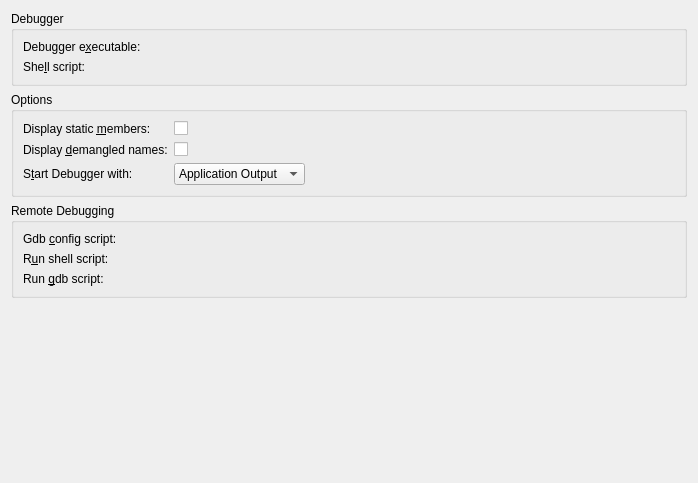
<?xml version="1.0" encoding="UTF-8"?>
<ui version="4.0">
 <class>GdbConfigPage</class>
 <widget class="QWidget" name="GdbConfigPage">
  <property name="geometry">
   <rect>
    <x>0</x>
    <y>0</y>
    <width>698</width>
    <height>483</height>
   </rect>
  </property>
  <property name="windowTitle">
   <string>Debugger Configuration</string>
  </property>
  <property name="toolTip">
   <string/>
  </property>
  <property name="whatsThis">
   <string/>
  </property>
  <layout class="QVBoxLayout" name="verticalLayout">
   <item>
    <widget class="QGroupBox" name="groupBox_3">
     <property name="title">
      <string>Debugger</string>
     </property>
     <layout class="QFormLayout" name="gridLayout">
      <item row="0" column="0">
       <widget class="QLabel" name="gdbPath_label">
        <property name="text">
         <string>Debugger e&amp;xecutable:</string>
        </property>
        <property name="wordWrap">
         <bool>false</bool>
        </property>
        <property name="buddy">
         <cstring>kcfg_gdbPath</cstring>
        </property>
       </widget>
      </item>
      <item row="0" column="1">
       <widget class="KUrlRequester" name="kcfg_gdbPath" native="true">
        <property name="toolTip">
         <string>Gdb executable</string>
        </property>
        <property name="whatsThis">
         <string>To run &quot;gdb&quot; binary from $PATH, leave this field empty. To run custom gdb, for example, for a different architecture, enter the executable name here. You can either run gdb from $PATH, but with a different name (say, &quot;arm-gdb&quot;), by typing the name here, or specify full path to the gdb executable.</string>
        </property>
        <property name="placeholderText" stdset="0">
         <string>Override path to gdb executable</string>
        </property>
       </widget>
      </item>
      <item row="1" column="0">
       <widget class="QLabel" name="debuggingShell_label">
        <property name="toolTip">
         <string>&lt;html&gt;&lt;head/&gt;&lt;body&gt;&lt;p&gt;If you want gdb to be executed by a special shell script, which for example properly sets the library path, insert it here e.g.: /path/to/script.sh --scriptArguments&lt;/p&gt;&lt;p&gt;Note: your script'll be invoked like this: /path/to/script.sh --scriptArguments debugger --debuggerArguments. So script.sh &lt;span style=&quot; font-weight:600;&quot;&gt;must&lt;/span&gt; invoke &amp;quot;debugger&amp;quot; executable manually.&lt;/p&gt;&lt;/body&gt;&lt;/html&gt;</string>
        </property>
        <property name="whatsThis">
         <string/>
        </property>
        <property name="text">
         <string>She&amp;ll script:</string>
        </property>
        <property name="wordWrap">
         <bool>false</bool>
        </property>
        <property name="buddy">
         <cstring>kcfg_debuggingShell</cstring>
        </property>
       </widget>
      </item>
      <item row="1" column="1">
       <widget class="KUrlRequester" name="kcfg_debuggingShell" native="true">
        <property name="toolTip">
         <string>&lt;html&gt;&lt;head/&gt;&lt;body&gt;&lt;p&gt;If you want gdb to be executed by a special shell script, which for example properly sets the library path, insert it here e.g.: /path/to/script.sh --scriptArguments&lt;/p&gt;&lt;p&gt;Note: your script'll be invoked like this: /path/to/script.sh --scriptArguments debugger --debuggerArguments. So script.sh &lt;span style=&quot; font-weight:600;&quot;&gt;must&lt;/span&gt; invoke &amp;quot;debugger&amp;quot; executable manually.&lt;/p&gt;&lt;/body&gt;&lt;/html&gt;</string>
        </property>
        <property name="whatsThis">
         <string>&lt;html&gt;&lt;head/&gt;&lt;body&gt;&lt;p&gt;&lt;br/&gt;&lt;/p&gt;&lt;/body&gt;&lt;/html&gt;</string>
        </property>
       </widget>
      </item>
     </layout>
    </widget>
   </item>
   <item>
    <widget class="QGroupBox" name="groupBox_2">
     <property name="title">
      <string>Options</string>
     </property>
     <layout class="QFormLayout" name="formLayout">
      <property name="fieldGrowthPolicy">
       <enum>QFormLayout::ExpandingFieldsGrow</enum>
      </property>
      <item row="0" column="0">
       <widget class="QLabel" name="label_3">
        <property name="text">
         <string>Display static &amp;members:</string>
        </property>
        <property name="buddy">
         <cstring>kcfg_displayStaticMembers</cstring>
        </property>
       </widget>
      </item>
      <item row="0" column="1">
       <widget class="QCheckBox" name="kcfg_displayStaticMembers">
        <property name="whatsThis">
         <string>Displaying static members makes GDB slower in
producing data within KDE and Qt.
It may change the &quot;signature&quot; of the data
which QString and friends rely on,
but if you need to debug into these values then
check this option.</string>
        </property>
        <property name="text">
         <string/>
        </property>
       </widget>
      </item>
      <item row="1" column="0">
       <widget class="QLabel" name="label_2">
        <property name="text">
         <string>Display &amp;demangled names:</string>
        </property>
        <property name="buddy">
         <cstring>kcfg_asmDemangle</cstring>
        </property>
       </widget>
      </item>
      <item row="1" column="1">
       <widget class="QCheckBox" name="kcfg_asmDemangle">
        <property name="whatsThis">
         <string>When displaying the disassembled code you
can select to see the methods' mangled names.
However, non-mangled names are easier to read.</string>
        </property>
        <property name="text">
         <string/>
        </property>
       </widget>
      </item>
      <item row="2" column="0">
       <widget class="QLabel" name="label">
        <property name="text">
         <string>S&amp;tart Debugger with:</string>
        </property>
        <property name="buddy">
         <cstring>kcfg_startWith</cstring>
        </property>
       </widget>
      </item>
      <item row="2" column="1">
       <widget class="QComboBox" name="kcfg_startWith">
        <item>
         <property name="text">
          <string>Application Output</string>
         </property>
        </item>
        <item>
         <property name="text">
          <string>GDB Console</string>
         </property>
        </item>
        <item>
         <property name="text">
          <string>Frame Stack</string>
         </property>
        </item>
       </widget>
      </item>
     </layout>
    </widget>
   </item>
   <item>
    <widget class="QGroupBox" name="groupBox">
     <property name="whatsThis">
      <string>This script is intended for the actual commands needed to connect to a remotely running executable.
	shell sleep 5	wait for remote program to start
	target remote ...	connect to the remote debugger
	continue	[optional] run debugging to the first breakpoint</string>
     </property>
     <property name="title">
      <string>Remote Debugging</string>
     </property>
     <layout class="QFormLayout">
      <item row="1" column="0">
       <widget class="QLabel" name="runShellScript_label">
        <property name="toolTip">
         <string>&lt;html&gt;&lt;head/&gt;&lt;body&gt;&lt;p&gt;Script to start remote application&lt;/p&gt;&lt;p&gt;&lt;/p&gt;&lt;p&gt;This shell script is run after the Gdb Config script has been sourced by gdb.&lt;/p&gt;&lt;p&gt;It's purpose is to actually start the remote process.&lt;/p&gt;&lt;p&gt;1) Find a way to execute a command remotely - rsh, ssh, telnet, ...&lt;/p&gt;&lt;p&gt;2a) Execute &amp;quot;gdbserver ... application&amp;quot; on target.&lt;/p&gt;&lt;p&gt;or if your executable contains the gdb stub:&lt;/p&gt;&lt;p&gt;2b) Execute &amp;quot;application&amp;quot; on target.&lt;/p&gt;&lt;/body&gt;&lt;/html&gt;</string>
        </property>
        <property name="text">
         <string comment="Shell script to be executed at run time">R&amp;un shell script:</string>
        </property>
        <property name="wordWrap">
         <bool>false</bool>
        </property>
        <property name="buddy">
         <cstring>kcfg_runShellScript</cstring>
        </property>
       </widget>
      </item>
      <item row="1" column="1">
       <widget class="KUrlRequester" name="kcfg_runShellScript" native="true">
        <property name="toolTip">
         <string>&lt;html&gt;&lt;head/&gt;&lt;body&gt;&lt;p&gt;Script to start remote application&lt;/p&gt;&lt;p&gt;&lt;/p&gt;&lt;p&gt;This shell script is run after the Gdb Config script has been sourced by gdb.&lt;/p&gt;&lt;p&gt;It's purpose is to actually start the remote process.&lt;/p&gt;&lt;p&gt;1) Find a way to execute a command remotely - rsh, ssh, telnet, ...&lt;/p&gt;&lt;p&gt;2a) Execute &amp;quot;gdbserver ... application&amp;quot; on target.&lt;/p&gt;&lt;p&gt;or if your executable contains the gdb stub:&lt;/p&gt;&lt;p&gt;2b) Execute &amp;quot;application&amp;quot; on target.&lt;/p&gt;&lt;/body&gt;&lt;/html&gt;</string>
        </property>
        <property name="whatsThis">
         <string/>
        </property>
       </widget>
      </item>
      <item row="0" column="0">
       <widget class="QLabel" name="configGdbScript_label">
        <property name="toolTip">
         <string>&lt;html&gt;&lt;head/&gt;&lt;body&gt;&lt;p&gt;This script is sourced by gdb when the debugging starts.&lt;/p&gt;&lt;/body&gt;&lt;/html&gt;</string>
        </property>
        <property name="text">
         <string>Gdb &amp;config script:</string>
        </property>
        <property name="wordWrap">
         <bool>false</bool>
        </property>
        <property name="buddy">
         <cstring>kcfg_configGdbScript</cstring>
        </property>
       </widget>
      </item>
      <item row="2" column="1">
       <widget class="KUrlRequester" name="kcfg_runGdbScript" native="true">
        <property name="toolTip">
         <string>&lt;html&gt;&lt;head/&gt;&lt;body&gt;&lt;p&gt;Script to connect with remote application&lt;/p&gt;&lt;p&gt;For example:&lt;/p&gt;&lt;p&gt;	shell sleep 5	 #wait for remote program to start&lt;/p&gt;&lt;p&gt;	target remote ...	#connect to the remote debugger&lt;/p&gt;&lt;p&gt;	continue	#[optional] run debugging to the first breakpoint.&lt;/p&gt;&lt;/body&gt;&lt;/html&gt;</string>
        </property>
        <property name="whatsThis">
         <string/>
        </property>
       </widget>
      </item>
      <item row="2" column="0">
       <widget class="QLabel" name="runGdbScript_label">
        <property name="toolTip">
         <string>&lt;html&gt;&lt;head/&gt;&lt;body&gt;&lt;p&gt;Script to connect with remote application&lt;/p&gt;&lt;p&gt;For example:&lt;/p&gt;&lt;p&gt;	shell sleep 5	 #wait for remote program to start&lt;/p&gt;&lt;p&gt;	target remote ...	#connect to the remote debugger&lt;/p&gt;&lt;p&gt;	continue	#[optional] run debugging to the first breakpoint.&lt;/p&gt;&lt;/body&gt;&lt;/html&gt;</string>
        </property>
        <property name="text">
         <string comment="Gdb script to be executed at run time.">Run &amp;gdb script:</string>
        </property>
        <property name="wordWrap">
         <bool>false</bool>
        </property>
        <property name="buddy">
         <cstring>kcfg_runGdbScript</cstring>
        </property>
       </widget>
      </item>
      <item row="0" column="1">
       <widget class="KUrlRequester" name="kcfg_configGdbScript" native="true">
        <property name="toolTip">
         <string>&lt;html&gt;&lt;head/&gt;&lt;body&gt;&lt;p&gt;This script is sourced by gdb when the debugging starts.&lt;/p&gt;&lt;/body&gt;&lt;/html&gt;</string>
        </property>
        <property name="whatsThis">
         <string/>
        </property>
       </widget>
      </item>
     </layout>
    </widget>
   </item>
   <item>
    <spacer name="verticalSpacer">
     <property name="orientation">
      <enum>Qt::Vertical</enum>
     </property>
     <property name="sizeHint" stdset="0">
      <size>
       <width>20</width>
       <height>40</height>
      </size>
     </property>
    </spacer>
   </item>
  </layout>
 </widget>
 <customwidgets>
  <customwidget>
   <class>KUrlRequester</class>
   <extends>QWidget</extends>
   <header>kurlrequester.h</header>
   <container>1</container>
  </customwidget>
 </customwidgets>
 <tabstops>
  <tabstop>kcfg_gdbPath</tabstop>
  <tabstop>kcfg_debuggingShell</tabstop>
  <tabstop>kcfg_displayStaticMembers</tabstop>
  <tabstop>kcfg_asmDemangle</tabstop>
  <tabstop>kcfg_startWith</tabstop>
  <tabstop>kcfg_configGdbScript</tabstop>
  <tabstop>kcfg_runShellScript</tabstop>
  <tabstop>kcfg_runGdbScript</tabstop>
 </tabstops>
 <includes>
  <include location="local">kurlrequester.h</include>
 </includes>
 <resources/>
 <connections/>
</ui>
